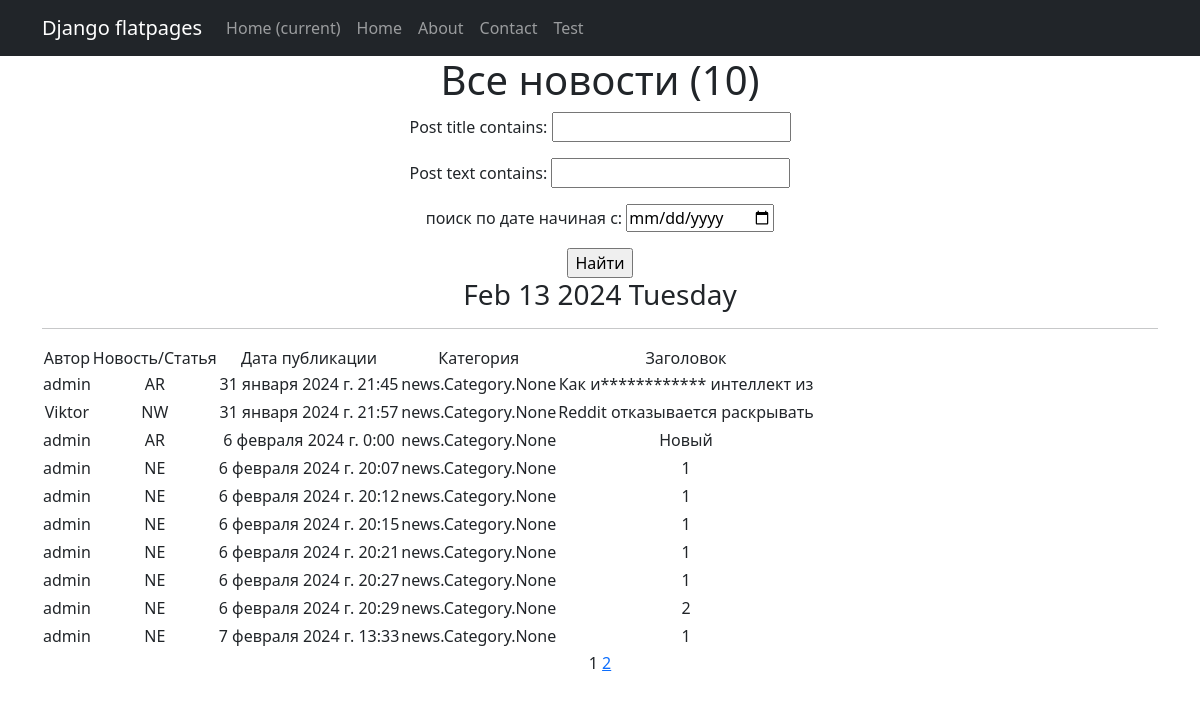
Page /news/ on the committed database.
### news/models.py (models this page shows, shortened)
class Post(models.Model):
    post_author = models.ForeignKey('Author', on_delete=models.CASCADE)
    post_choice = models.CharField(max_length=10, choices=[('article', 'Статья'), ('news', 'Новость')])
    post_date = models.DateTimeField(auto_now_add=True)
    post_category = models.ManyToManyField('Category', through='PostCategory')
    post_title = models.CharField(max_length=30)
    post_text = models.TextField()
    post_rating = models.IntegerField(default=0)

class Author(models.Model):
    user = models.OneToOneField(User, on_delete=models.CASCADE)
    author_rating = models.IntegerField(default=0)
    def __str__(self):
        return self.user.username

### news/views.py (the view, shortened to what this page needs)
# urls.py: path('', PostList.as_view(), name='post_list'),
class PostList(ListView):
    model = Post
    ordering = 'post_date'
    template_name = 'articles.html'
    context_object_name = 'post_news'
    paginate_by = 10
    def get_context_data(self, **kwargs):  # забираем отфильтрованные объекты переопределяя метод get_context_data у наследуемого класса
        context = super().get_context_data(**kwargs)
        context['filterset'] = PostFilter(self.request.GET, queryset=self.get_queryset())  # вписываем фильтр в контекст
        context['categories'] = PostCategory.objects.all()
        context['form'] = PostForm()
        return context
    def get_queryset(self):
        queryset = super().get_queryset()
        self.filterset = PostFilter(self.request.GET, queryset)
        return self.filterset.qs

### news/forms.py (shortened to what this page needs)
class PostForm(forms.ModelForm):
    post_text = forms.CharField(min_length=5)
    class Meta:
        model = Post
        fields = [
            'post_author',
            'post_title',
            'post_category',
            'post_text'
        ]

### news/templatetags/custom_filters.py (called while the page is built)
@register.filter()
def cenzor(value):
    badwords = ["искусственный"]
    splitwords = value.split()
    for i in range(len(splitwords)):
        if splitwords[i] in badwords:
            firstletter = splitwords[i][0]
            newvalue=firstletter +"*"*(len(splitwords[i])-1)
            splitwords[i] = newvalue
    result = " ".join(splitwords)
    return f'{result}'

### news/templatetags/custom_tags.py (called while the page is built)
@register.simple_tag()
def current_time(format_string='%b %d %Y'):
   return datetime.utcnow().strftime(format_string)

@register.simple_tag(takes_context=True)
def url_replace(context, **kwargs):
   d = context['request'].GET.copy()
   for k, v in kwargs.items():
       d[k] = v
   return d.urlencode()

### templates/articles.html (shortened to what this page needs)
{% extends 'flatpages/default.html' %}
{% load custom_filters %}!
{% load custom_tags %}
{% block content %}
    <h1>Все новости ({{ post_news.count}})</h1>
        <form action="" method="get">
            {{ filterset.form.as_p }}
            <input type="submit" value="Найти" />
        </form>
    <h3>{% current_time '%b %d %Y %A' %}</h3>
    <hr>
    {% if post_news %}
    <table>
        <thead>
        <tr>
            <td>Автор</td>
            <td>Новость/Статья</td>
            <td>Дата публикации</td>
            <td>Категория</td>
            <td>Заголовок</td>
        </tr>
        {% for post_detail in post_news %}
        <tr>
            <td>{{ post_detail.post_author }}</td>
            <td>{{ post_detail.post_choice|truncatewords:2 }}</td>
            <td>{{ post_detail.post_date }}</td>
            <td>{{ post_detail.post_category }}</td>
            <td>{{ post_detail.post_title|cenzor }}</td>
        </tr>
            <td>
            </td>
        {% endfor %}
        </thead>
    </table>
{% else %}
    <h2>новостей нет!</h2>
{% endif %}
   {{ page_obj.number }}
   {% if page_obj.has_next %}
       <a href="?{% url_replace page=page_obj.next_page_number %}">{{ page_obj.next_page_number }}</a>
   {% endif %}
{% endblock content %}

### rows in the picture
Post: post_author "admin", post_choice "AR", post_date "31 января 2024 г. 21:45", post_category "news.Category.None", post_title|cenzor "Как и************ интеллект из"
Post: post_author "Viktor", post_choice "NW", post_date "31 января 2024 г. 21:57", post_category "news.Category.None", post_title|cenzor "Reddit отказывается раскрывать"
Post: post_author "admin", post_choice "AR", post_date "6 февраля 2024 г. 0:00", post_category "news.Category.None", post_title|cenzor "Новый"
Post: post_author "admin", post_choice "NE", post_date "6 февраля 2024 г. 20:07", post_category "news.Category.None", post_title|cenzor "1"
Post: post_author "admin", post_choice "NE", post_date "6 февраля 2024 г. 20:12", post_category "news.Category.None", post_title|cenzor "1"
Post: post_author "admin", post_choice "NE", post_date "6 февраля 2024 г. 20:15", post_category "news.Category.None", post_title|cenzor "1"
Post: post_author "admin", post_choice "NE", post_date "6 февраля 2024 г. 20:21", post_category "news.Category.None", post_title|cenzor "1"
Post: post_author "admin", post_choice "NE", post_date "6 февраля 2024 г. 20:27", post_category "news.Category.None", post_title|cenzor "1"
Post: post_author "admin", post_choice "NE", post_date "6 февраля 2024 г. 20:29", post_category "news.Category.None", post_title|cenzor "2"
Post: post_author "admin", post_choice "NE", post_date "7 февраля 2024 г. 13:33", post_category "news.Category.None", post_title|cenzor "1"

### other values in the picture
{{ post_news.count }} "10"
{{ page_obj.number }} "1"
{{ page_obj.next_page_number }} "2"
